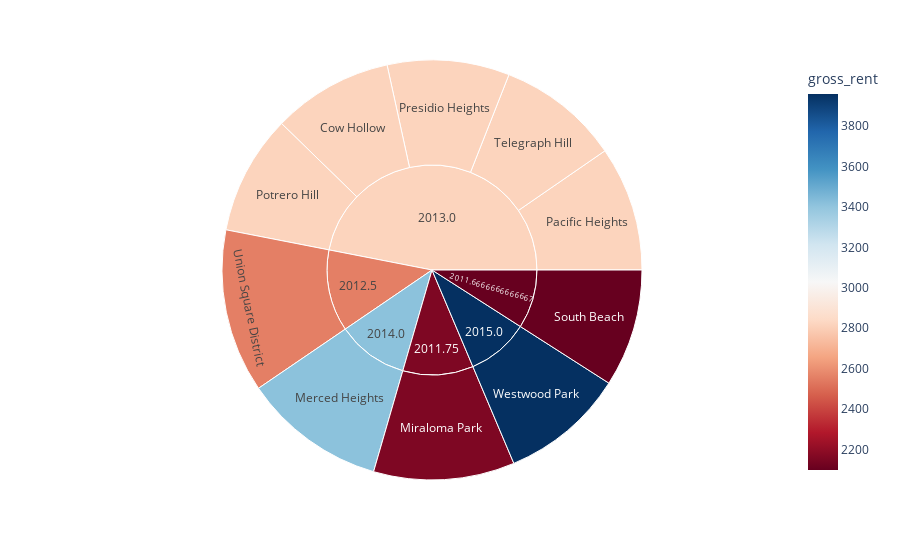

Notebook source saved alongside this figure:
### Markdown cell above
### Create a sunburst chart to conduct a costs analysis of most expensive neighborhoods in San Francisco per year

### Code cell
# Sunburst Plot

fig = px.sunburst(most_expensive_neighborhoods, path=["year", "neighborhood"], values="sale_price_sqr_foot",
                  color="gross_rent", hover_data=["sale_price_sqr_foot", "gross_rent"],
                  color_continuous_scale='RdBu')
fig.show()

### Figure 1 — Plotly figure (JSON) as saved in the notebook; plotly's stock layout.template omitted (floating-point values rounded to 4 significant figures)
{"data": [{"branchvalues": "total", "customdata": [[666.0, 2817.0, 2817.0], [788.8, 3414, 3414], [779.8, 2155.0, 2155.0], [689.6, 2817.0, 2817.0], [662.0, 2817.0, 2817.0], [675.4, 2817.0, 2817.0], [650.1, 2099, 2099], [676.5, 2817.0, 2817.0], [904.0, 2555.0, 2555.0], [687.1, 3959.0, 3959.0], [650.1, 2099, 2099], [779.8, 2155.0, 2155.0], [904.0, 2555.0, 2555.0], [3369.0, 2817.0, 2817.0], [788.8, 3414, 3414], [687.1, 3959.0, 3959.0]], "domain": {"x": [0, 1], "y": [0, 1]}, "hovertemplate": "labels=%{label}<br>sale_price_sqr_foot=%{customdata[0]}<br>parent=%{parent}<br>id=%{id}<br>gross_rent=%{color}<extra></extra>", "ids": ["2013.0/Cow Hollow", "2014.0/Merced Heights", "2011.75/Miraloma Park", "2013.0/Pacific Heights", "2013.0/Potrero Hill", "2013.0/Presidio Heights", "2011.6666666666667/South Beach", "2013.0/Telegraph Hill", "2012.5/Union Square District", "2015.0/Westwood Park", "2011.6666666666667", "2011.75", "2012.5", "2013.0", "2014.0", "2015.0"], "labels": ["Cow Hollow", "Merced Heights", "Miraloma Park", "Pacific Heights", "Potrero Hill", "Presidio Heights", "South Beach", "Telegraph Hill", "Union Square District", "Westwood Park", "2011.6666666666667", "2011.75", "2012.5", "2013.0", "2014.0", "2015.0"], "marker": {"coloraxis": "coloraxis", "colors": [2817.0, 3414, 2155.0, 2817.0, 2817.0, 2817.0, 2099, 2817.0, 2555.0, 3959.0, 2099, 2155.0, 2555.0, 2817.0, 3414, 3959.0]}, "name": "", "parents": ["2013.0", "2014.0", "2011.75", "2013.0", "2013.0", "2013.0", "2011.6666666666667", "2013.0", "2012.5", "2015.0", "", "", "", "", "", ""], "type": "sunburst", "values": [666.0, 788.8, 779.8, 689.6, 662.0, 675.4, 650.1, 676.5, 904.0, 687.1, 650.1, 779.8, 904.0, 3369.0, 788.8, 687.1]}], "layout": {"autosize": true, "coloraxis": {"colorbar": {"title": {"text": "gross_rent"}}, "colorscale": [[0, "rgb(103,0,31)"], [0.1, "rgb(178,24,43)"], [0.2, "rgb(214,96,77)"], [0.3, "rgb(244,165,130)"], [0.4, "rgb(253,219,199)"], [0.5, "rgb(247,247,247)"], [0.6, "rgb(209,229,240)"], [0.7, "rgb(146,197,222)"], [0.8, "rgb(67,147,195)"], [0.9, "rgb(33,102,172)"], [1, "rgb(5,48,97)"]]}, "legend": {"tracegroupgap": 0}, "margin": {"t": 60}}}
